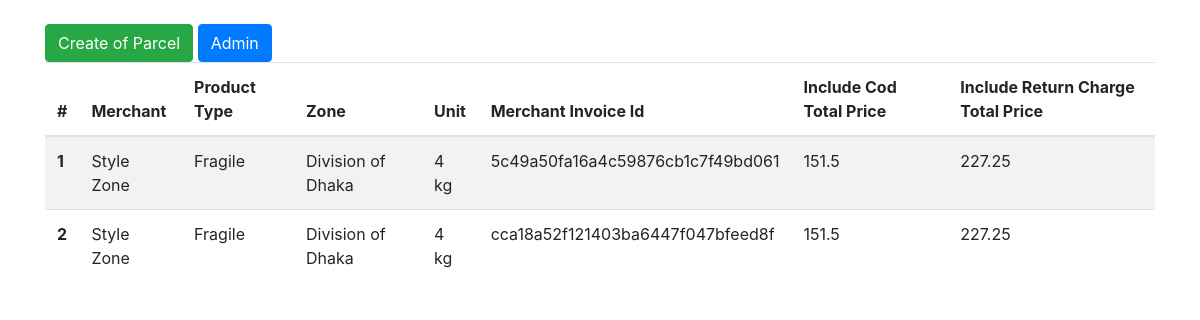
/parcel_view/, run on an earlier commit of the app's database.
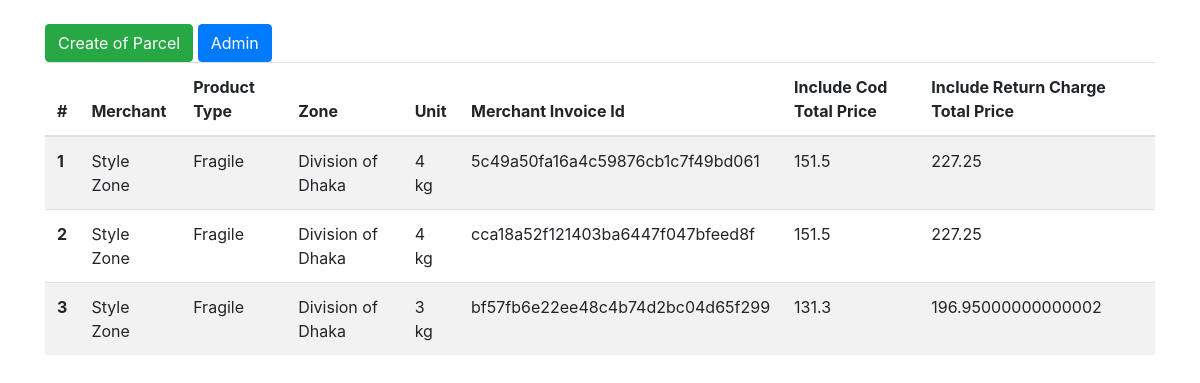
And on a later commit of the database.
### courier/models.py (models this page shows, shortened)
class Parcel(models.Model):
    product_type = (
        ('Fragile', 'Fragile'),
        ('Liquid', 'Liquid')
    )
    merchant = models.ForeignKey(Merchant, on_delete=models.CASCADE)
    product_type = models.CharField(max_length=20, choices=product_type)
    zone = models.ForeignKey(Zone, on_delete=models.CASCADE)
    unit = models.ForeignKey(Unit, on_delete=models.CASCADE)
    merchant_invoice_id = models.CharField(max_length=50, null=True, blank=True)
    with_out_return_total_price = models.FloatField()
    with_return_total_price = models.FloatField()

class Merchant(models.Model):
    merchant_name = models.CharField(max_length=200)
    def __str__(self):
        return self.merchant_name

class Zone(models.Model):
    zone_name = models.CharField(max_length=150)
    def __str__(self):
        return self.zone_name

class Unit(models.Model):
    kg_choose = models.CharField(max_length=50)
    def __str__(self):
        return self.kg_choose

### courier/views.py (the view)
# urls.py: path('parcel_view/', parcel_view, name='parcel_view'),
def parcel_view(request):
    parcel = Parcel.objects.all()
    context = {
        'parcel': parcel
    }
    return render(request, 'parcel_list.html', context=context)

### templates/parcel_list.html
{% extends 'base.html' %}
{% load crispy_forms_tags %}
{% load static %}
{% block content %}
<br>
<a href="{% url 'parcel_create' %}" class="btn btn-success"> Create of Parcel </a>
<a href="{{ '/admin/' }}" class="btn btn-primary"> Admin </a>
<table class="table table-striped">
  <thead>
    <tr>
      <th scope="col">#</th>
      <th scope="col">Merchant</th>
      <th scope="col">Product Type</th>
      <th scope="col">Zone</th>
      <th scope="col">Unit</th>
      <th scope="col">Merchant Invoice Id</th>
      <th scope="col">Include Cod Total Price</th>
      <th scope="col">Include Return Charge Total Price</th>
    </tr>
  </thead>
  <tbody>
  {% for parcel in parcel %}
    <tr>
      <th scope="row">{{ forloop.counter }}</th>
      <td>{{ parcel.merchant }}</td>
      <td>{{ parcel.product_type }}</td>
      <td>{{ parcel.zone }}</td>
      <td>{{ parcel.unit }}</td>
      <td>{{ parcel.merchant_invoice_id }}</td>
      <td>{{ parcel.with_out_return_total_price }}</td>
      <td>{{ parcel.with_return_total_price }}</td>
    </tr>
  {% endfor %}
  </tbody>
</table>
{% endblock %}

### templates/base.html (shortened to what this page needs)
<!doctype html>
<html lang="en">
  <head>
    <link rel="stylesheet" href="https://maxcdn.bootstrapcdn.com/bootstrap/4.0.0/css/bootstrap.min.css">
  </head>
  <body>
  <div class="container">
        {% block content %}
        {% endblock %}
  </div>
  </body>
</html>

What changed in the data, as far as the page shows it:
added Parcel: merchant "Style Zone", product_type "Fragile", zone "Division of Dhaka", unit "3 kg", merchant_invoice_id "bf57fb6e22ee48c4b74d2bc04d65f299", with_out_return_total_price "131.3", with_return_total_price "196.95000000000002"
